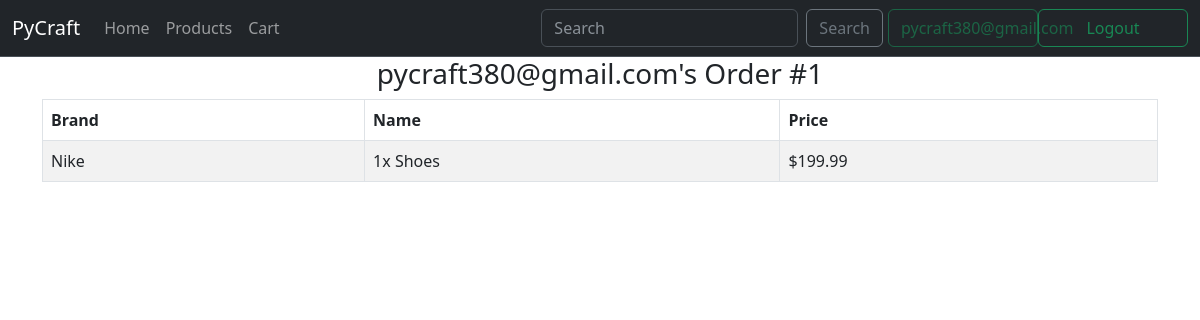
The page /orders (signed in) on the database as committed earlier.
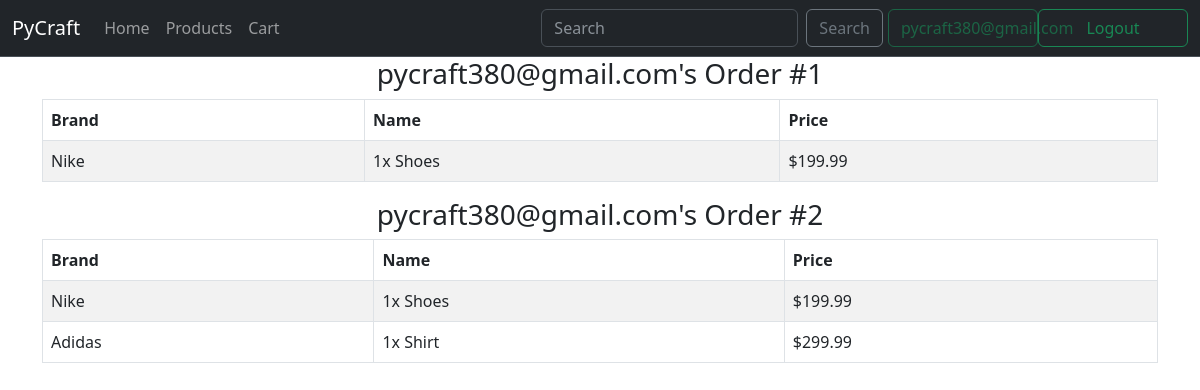
The same page on the database as committed later.
### flaskapp/modules/models/user_model.py (models this page shows, shortened)
class Users(UserMixin, db.Model):
    id = db.Column(db.Integer, primary_key = True, autoincrement=True)
    email = db.Column(db.String(50), nullable = False, unique = True)
    def get_user_by_email(email):
        user = Users.query.filter(Users.email == email).first()
        return user

### flaskapp/modules/models/order_model.py (models this page shows, shortened)
class Orders(db.Model):
    order_id = db.Column(db.Integer, primary_key = True, autoincrement=True)
    owner_id = db.Column(db.Integer, db.ForeignKey('users.id'))
    order_items = db.Column(JSON)
    shipping_type = db.Column(db.String(50))
    address = db.Column(db.String(100))
    price = db.Column(db.Float)

### flaskapp/order.py (the view)
@orders_blueprint.route("/orders")
def checkout():
    curr_user = Users.get_user_by_email(session.get('user'))
    if curr_user == None:
        return redirect('/login')
    else:
        curr_user_email = "pycraft380@gmail.com"
        orders = Orders.query.filter(Orders.owner_id == curr_user.id).all()
        if orders:
            return render_template("order.html", user=curr_user, orders=orders)
    flash("You have no orders!", 'alert-danger')
    return redirect('/cart')

### flaskapp/templates/order.html (shortened to what this page needs)
{% extends 'base.html' %}
{% set active_page = "orders" %}
{%block script%} <link rel="stylesheet" href="../static/products.css"> {% endblock %}
{%block content%}
{%for order in orders%}
<div class="container d-flex justify-content-center align-items-center" id="cart">
    <h3>{{user.email}}'s Order #{{order.order_id}}</h3>
</div>
<div class="container d-flex justify-content-center align-items-center">
    <table class="table table-striped table-bordered">
      <thead>
        <tr>
          <th scope="col">Brand</th>
          <th scope="col">Name</th>
          <th scope="col">Price</th>
        </tr>
    </thead>
    <tbody>
    {%for prod_id, item in order.order_items.items()%}
        <tr>
            <td>{{ item['brand'] }}</td>
            <td>{{item['quantity']}}x {{ item['name'] }}</td>
            <td>${{item['quantity'] * item['price']}}</td>
        </tr>
    {% endfor %}
    </tbody>
  </table>
</div>
{%endfor%}
{%endblock%}

### flaskapp/templates/base.html (shortened to what this page needs)
<!doctype html>
<html lang="en">
  <head>
    {%block script%}  {% endblock %}
    <link href="https://cdn.jsdelivr.net/npm/bootstrap@5.3.0/dist/css/bootstrap.min.css" rel="stylesheet">
    <link rel="stylesheet" href="https://cdn.jsdelivr.net/npm/bootstrap-icons@1.5.0/font/bootstrap-icons.css">
  <body>
    {% if user == None %}
    <nav class="navbar bg-dark border-bottom border-bottom-dark navbar-expand-lg " data-bs-theme="dark">
      <div class="container-fluid">
        <a class="navbar-brand" href="#">PyCraft</a>
        <button class="navbar-toggler" type="button" data-bs-toggle="collapse" data-bs-target="#navbarSupportedContent" aria-controls="navbarSupportedContent" aria-expanded="false" aria-label="Toggle navigation">
          <span class="navbar-toggler-icon"></span>
        </button>
        <div class="collapse navbar-collapse" id="navbarSupportedContent">
          <ul class="navbar-nav me-auto mb-2 mb-lg-0">
            <li class="nav-item">
              <a class="nav-link {% if active_page == 'index'%} active {% endif %}" href="/">Home</a>
            </li>
            <li class="nav-item">
              <a class="nav-link {% if active_page == 'products'%} active {% endif %}" href="products">Products</a>
            </li>
            <li class="nav-item">
              <a class="nav-link {% if active_page == 'cart'%} active {% endif %}" href="cart">Cart</a>
            </li>
          </ul>
          <form class="d-flex" role="search" action="/login">
            <button class="btn btn-outline-success" type="submit" style="width: 150px;">Sign In</button>
          </form>
        </div>
      </div>
  </nav>
  {%else%}
  <nav class="navbar bg-dark border-bottom border-bottom-dark navbar-expand-lg " data-bs-theme="dark">
    <div class="container-fluid">
      <a class="navbar-brand" href="#">PyCraft</a>
      <div class="collapse navbar-collapse" id="navbarSupportedContent">
        <ul class="navbar-nav me-auto mb-2 mb-lg-0">
          <li class="nav-item">
            <a class="nav-link {% if active_page == 'index'%} active {% endif %}" href="/">Home</a>
          </li>
          <li class="nav-item">
            <a class="nav-link {% if active_page == 'products'%} active {% endif %}" href="{{url_for('products.products')}}">Products</a>
          </li>
          <li class="nav-item">
            <a class="nav-link {% if active_page == 'cart'%} active {% endif %}" href="{{url_for('cart.cart')}}">Cart</a>
          </li>
        </ul>
        <form method="POST" action="{{url_for('auth.search')}}" class ="d-flex">
          <input class="form-control me-2" type="search" placeholder="Search" aria-label="=Search", name="searched">
          <button class="btn btn-outline-secondary" type="submit">Search</button>
        </form>
        <form class="d-flex" role="search" action="/logout">
          <button class="btn btn-outline-success" disabled type="submit" style="width: 150px; margin-left: 5px;">{{user.email}}</button>
          <button class="btn btn-outline-success" type="submit" style="width: 150px;">Logout</button>
        </form>
      </div>
    </div>
</nav>
  {% endif %}
  {%block content%}
  {% endblock %}
</body>
</html>

### flaskapp/static/products.css (style rules this page uses)
.container { display: flex; flex-wrap: wrap; }

Rows that differ between the two databases and show on the page:
added Orders: {{ user.email }} "pycraft380@gmail.com", order_id "2", brand "Nike" "Adidas", quantity "1" "1", name "Shoes" "Shirt", item "199.99" "299.99"
